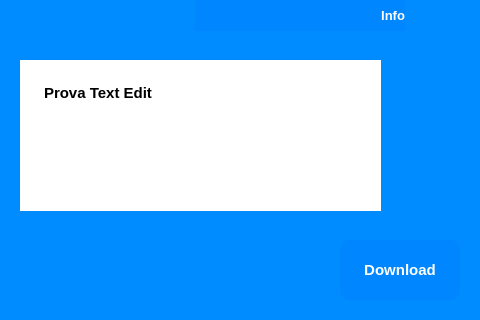
<?xml version="1.0" encoding="UTF-8"?>
<ui version="4.0">
 <class>recap_info_window</class>
 <widget class="QWidget" name="recap_info_window">
  <property name="geometry">
   <rect>
    <x>0</x>
    <y>0</y>
    <width>480</width>
    <height>320</height>
   </rect>
  </property>
  <property name="windowTitle">
   <string>Info</string>
  </property>
  <property name="styleSheet">
   <string notr="true">background-color: rgb(255, 255, 255);</string>
  </property>
  <widget class="QPushButton" name="download_btn">
   <property name="enabled">
    <bool>true</bool>
   </property>
   <property name="geometry">
    <rect>
     <x>340</x>
     <y>240</y>
     <width>120</width>
     <height>60</height>
    </rect>
   </property>
   <property name="font">
    <font>
     <family>Segoe UI</family>
     <pointsize>11</pointsize>
     <weight>75</weight>
     <bold>true</bold>
    </font>
   </property>
   <property name="styleSheet">
    <string notr="true">background-color: rgb(0, 134, 255);
                 color: rgb(255, 255, 255);
                 border-radius:10px;
             </string>
   </property>
   <property name="text">
    <string>Download</string>
   </property>
  </widget>
  <widget class="QScrollArea" name="recap_info_scrollarea">
   <property name="geometry">
    <rect>
     <x>20</x>
     <y>60</y>
     <width>361</width>
     <height>151</height>
    </rect>
   </property>
   <property name="frameShape">
    <enum>QFrame::NoFrame</enum>
   </property>
   <property name="frameShadow">
    <enum>QFrame::Plain</enum>
   </property>
   <property name="widgetResizable">
    <bool>true</bool>
   </property>
   <widget class="QWidget" name="scrollAreaWidgetContents">
    <property name="geometry">
     <rect>
      <x>0</x>
      <y>0</y>
      <width>361</width>
      <height>151</height>
     </rect>
    </property>
    <widget class="QTextEdit" name="recap_info_text_edit">
     <property name="geometry">
      <rect>
       <x>20</x>
       <y>20</y>
       <width>371</width>
       <height>161</height>
      </rect>
     </property>
     <property name="sizePolicy">
      <sizepolicy hsizetype="Expanding" vsizetype="Expanding">
       <horstretch>0</horstretch>
       <verstretch>0</verstretch>
      </sizepolicy>
     </property>
     <property name="font">
      <font>
       <family>Segoe UI</family>
       <pointsize>11</pointsize>
       <weight>75</weight>
       <bold>true</bold>
      </font>
     </property>
     <property name="styleSheet">
      <string notr="true">color: rgb(0, 0, 0);</string>
     </property>
     <property name="frameShape">
      <enum>QFrame::NoFrame</enum>
     </property>
     <property name="frameShadow">
      <enum>QFrame::Plain</enum>
     </property>
     <property name="readOnly">
      <bool>true</bool>
     </property>
     <property name="html">
      <string>&lt;!DOCTYPE HTML PUBLIC &quot;-//W3C//DTD HTML 4.0//EN&quot; &quot;http://www.w3.org/TR/REC-html40/strict.dtd&quot;&gt;
&lt;html&gt;&lt;head&gt;&lt;meta name=&quot;qrichtext&quot; content=&quot;1&quot; /&gt;&lt;style type=&quot;text/css&quot;&gt;
p, li { white-space: pre-wrap; }
&lt;/style&gt;&lt;/head&gt;&lt;body style=&quot; font-family:'Segoe UI'; font-size:11pt; font-weight:600; font-style:normal;&quot;&gt;
&lt;p style=&quot; margin-top:0px; margin-bottom:0px; margin-left:0px; margin-right:0px; -qt-block-indent:0; text-indent:0px;&quot;&gt;&lt;span style=&quot; font-family:'MS Shell Dlg 2';&quot;&gt;Prova Text Edit&lt;/span&gt;&lt;/p&gt;&lt;/body&gt;&lt;/html&gt;</string>
     </property>
    </widget>
   </widget>
  </widget>
  <widget class="QLabel" name="label_5">
   <property name="geometry">
    <rect>
     <x>0</x>
     <y>0</y>
     <width>480</width>
     <height>320</height>
    </rect>
   </property>
   <property name="styleSheet">
    <string notr="true">background-color: rgb(0, 140, 255);
image: url(:/sfondo_microone/res/pagina_MICROONE.png);</string>
   </property>
   <property name="text">
    <string/>
   </property>
  </widget>
  <widget class="QPushButton" name="cancel_btn">
   <property name="enabled">
    <bool>true</bool>
   </property>
   <property name="geometry">
    <rect>
     <x>410</x>
     <y>0</y>
     <width>51</width>
     <height>31</height>
    </rect>
   </property>
   <property name="font">
    <font>
     <pointsize>10</pointsize>
     <weight>50</weight>
     <bold>false</bold>
    </font>
   </property>
   <property name="styleSheet">
    <string notr="true">background-color: rgb(0, 140, 255);
                 color: rgb(255, 255, 255);
                 border-radius:10px;
             </string>
   </property>
   <property name="text">
    <string/>
   </property>
   <property name="icon">
    <iconset resource="img_resources.qrc">
     <normaloff>:/cancel/res/cancel.png</normaloff>:/cancel/res/cancel.png</iconset>
   </property>
   <property name="flat">
    <bool>true</bool>
   </property>
  </widget>
  <widget class="QLabel" name="nome_label">
   <property name="geometry">
    <rect>
     <x>195</x>
     <y>0</y>
     <width>210</width>
     <height>31</height>
    </rect>
   </property>
   <property name="font">
    <font>
     <family>Segoe UI</family>
     <pointsize>10</pointsize>
     <weight>75</weight>
     <bold>true</bold>
    </font>
   </property>
   <property name="styleSheet">
    <string notr="true">background-color: rgb(0, 134, 255);

color: rgb(255, 255, 255);</string>
   </property>
   <property name="text">
    <string>Info</string>
   </property>
   <property name="alignment">
    <set>Qt::AlignRight|Qt::AlignTrailing|Qt::AlignVCenter</set>
   </property>
  </widget>
  <zorder>label_5</zorder>
  <zorder>download_btn</zorder>
  <zorder>recap_info_scrollarea</zorder>
  <zorder>cancel_btn</zorder>
  <zorder>nome_label</zorder>
 </widget>
 <resources>
  <include location="img_resources.qrc"/>
 </resources>
 <connections>
  <connection>
   <sender>cancel_btn</sender>
   <signal>clicked()</signal>
   <receiver>recap_info_window</receiver>
   <slot>close()</slot>
   <hints>
    <hint type="sourcelabel">
     <x>35</x>
     <y>15</y>
    </hint>
    <hint type="destinationlabel">
     <x>237</x>
     <y>158</y>
    </hint>
   </hints>
  </connection>
 </connections>
</ui>
